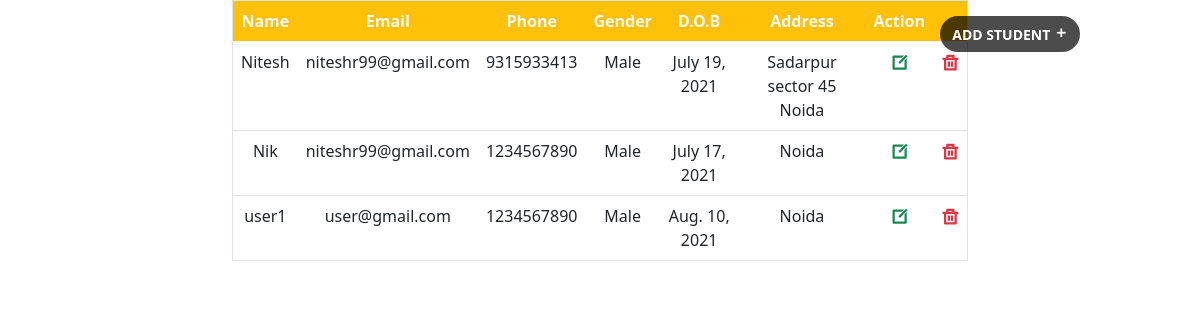
Page /show/ on the committed database.
### StudentApp/models.py (models this page shows, shortened)
class Student(models.Model):
    name = models.CharField(max_length=30)
    email = models.EmailField(max_length=30)
    phone = models.CharField(max_length=30)
    gender = models.CharField(max_length=10)
    d_o_b = models.DateField(max_length=30)
    address = models.CharField(max_length=100)

### StudentApp/views.py (the view)
# urls.py: path('show/', views.show, name="edit"),
def show(request):
    info = {}
    data = Student.objects.all()
    info = {'data': data}
    return render(request, 'edit.html', info)

### templates/edit.html (shortened to what this page needs)
<!doctype html>
<html lang="en">
  <head>
    <link href="https://cdn.jsdelivr.net/npm/bootstrap@5.0.2/dist/css/bootstrap.min.css" rel="stylesheet">
  <link href="https://cdn.jsdelivr.net/npm/remixicon@2.5.0/fonts/remixicon.css" rel="stylesheet">
  </head>
<body>
<div class="container">
  <div class="row text-center">
    <div class="col-md-2"></div>
  <div class="col-md-8">
    <span class="badge rounded-pill bg-secondary"><a href="/">ADD STUDENT <i class="ri-add-line"></i></a></span>
<table class="table border">
  <thead>
    <tr class="bg-warning text-light">
      <th scope="col">Name</th>
      <th scope="col">Email</th>
      <th scope="col">Phone</th>
      <th scope="col">Gender</th>
      <th scope="col">D.O.B</th>
      <th scope="col">Address</th>
      <th scope="col">Action</th>
      <th scope="col"></th>
    </tr>
  </thead>
  <tbody>
   {% for item in data %}
    <tr>
      <td>{{item.name}}</td>
      <td>{{item.email}}</td>
      <td>{{item.phone}}</td>
      <td>{{item.gender}}</td>
      <td>{{item.d_o_b}}</td>
      <td>{{item.address}}</td>
      <td><a href="update/{{ item.email }}" class="text-success"><i class="ri-edit-box-line"></i></a> </td>
      <td><a href="delete/{{ item.email }}" class="text-danger"><i class="ri-delete-bin-line"></i></a> </td>
    </tr>
  {% endfor %}
  </tbody>
</table>
    </div>
  </div>
  </div>
</body>
</html>

### templates/edit.html (style rules this page uses)
a { text-decoration: none; font-size:18px; font-weight:600 }
.bg-secondary { background:rgba(0,0,0,.7) !important; padding:10px 12px; position:absolute; right:10%; top:2% }
.badge a { color:#fff; font-size:14px }

### rows in the picture
Student: name "Nitesh", email "niteshr99@gmail.com", phone "9315933413", gender "Male", d_o_b "July 19, 2021", address "Sadarpur sector 45 Noida"
Student: name "Nik", email "niteshr99@gmail.com", phone "1234567890", gender "Male", d_o_b "July 17, 2021", address "Noida"
Student: name "user1", email "user@gmail.com", phone "1234567890", gender "Male", d_o_b "Aug. 10, 2021", address "Noida"
